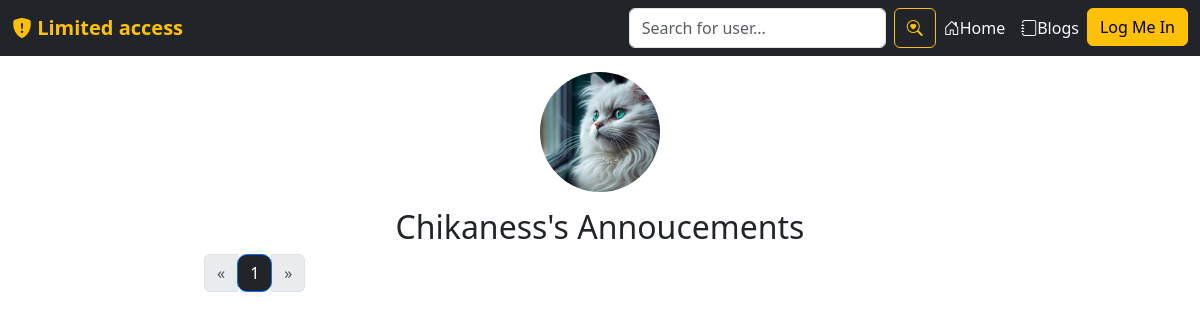
The page /Chikaness/announcements/ on the database as committed earlier.
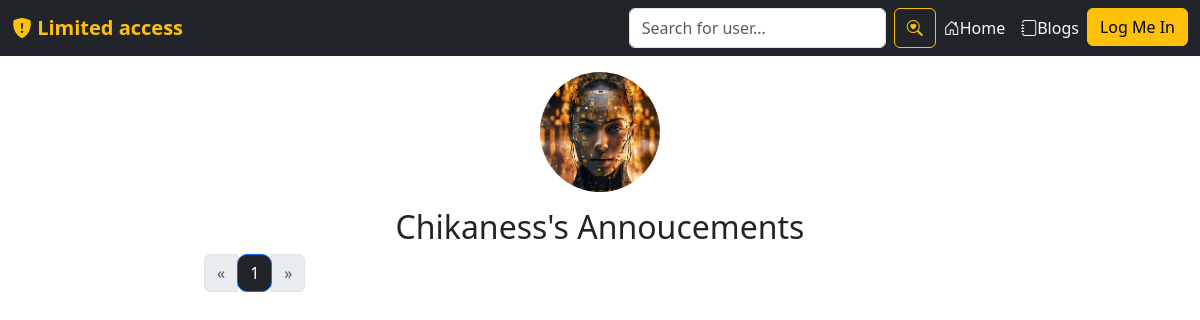
The same page on the database as committed later.
### users/models.py (models this page shows, shortened)
class Profile(models.Model):
    user = models.OneToOneField(User, on_delete=models.CASCADE)
    motto = models.TextField(max_length=300, default="Best friends don’t let you do stupid things alone.")
    about_yourself = models.TextField(max_length=2000, default="😀")
    profile_pic = models.ImageField(default='profilepic.jpg',upload_to='profile_pictures')
    q1 = models.TextField(max_length=1000, default="No answer yet.")
    q2 = models.TextField(max_length=1000, default="No answer yet.")
    q3 = models.TextField(max_length=1000, default="No answer yet.")
    q4 = models.TextField(max_length=1000, default="No answer yet.")
    verified = models.BooleanField(default=False)

### users/views.py (the view)
# urls.py: path('<str:username>/announcements/', views.user_announcements, name='user-announcements'),
def user_announcements(request, username):
    profile = get_object_or_404(Profile, user__username=username)
    announcement_list = BulletinBoard.objects.filter(user=username).order_by('-created_at')
    paginator = Paginator(announcement_list, 18)
    page_number = request.GET.get('page', 1)
    try:
        announcements = paginator.page(page_number)
    except PageNotAnInteger:
        announcements = paginator.page(1)
    except EmptyPage:
        announcements = paginator.page(paginator.num_pages)
    return render(request, 'users/user-announcements.html', {'announcements': announcements, 'username': username, 'profile':profile})

### users/templates/users/user-announcements.html (shortened to what this page needs)
{% extends 'users/base.html' %}
{% block content %}
        <div class="text-center mt-4 pt-5">
            <img width="120" height="120" style="object-fit:cover; border-radius:60px;" src="{{ profile.profile_pic.url }}"/><br>
        </div>
        <div class="text-center pt-3">
            <h2>{{profile.user}}'s Annoucements</h2>
        </div>
        <div class="row justify-content-center">
            <div class="col-md-8 text-center">
        <div class="pagination text-center">
            <nav aria-label="Page navigation example">
                <ul class="pagination">
                    <li class="page-item {% if not announcements.has_previous %}disabled{% endif %}">
                        <a class="page-link" href="?page=1" aria-label="Previous">
                            <span aria-hidden="true">&laquo;</span>
                        </a>
                    </li>
                    {% for page_num in announcements.paginator.page_range %}
                    <li class="page-item {% if page_num == announcements.number %}active{% endif %}">
                        <a class="page-link bg-dark" style="border-radius:10px;" href="?page={{ page_num }}">{{ page_num }}</a>
                    </li>
                    {% endfor %}
                    {% if announcements.has_next %}
                    <li class="page-item">
                        <a class="page-link" href="?page={{ announcements.next_page_number }}" aria-label="Next">
                            <span aria-hidden="true">&raquo;</span>
                        </a>
                    </li>
                    {% else %}
                    <li class="page-item disabled">
                        <span class="page-link" aria-hidden="true">&raquo;</span>
                    </li>
                    {% endif %}
                </ul>
            </nav>
        </div>
            </div>
        </div>
{% endblock %}

Rows that differ between the two databases and show on the page:
changed Profile "Chikaness": profile_pic: a different picture
